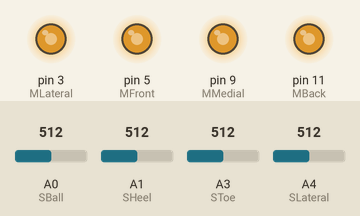
This sketch was run on a simulated Arduino Uno, built with avr-gcc and run on an emulated ATmega328P. Parts: output pins drawn as LEDs (lit = HIGH). Inputs (shaded band) come from the test bench; at power-on: A3 (SToe) = 512, A0 (SBall) = 512, A1 (SHeel) = 512, A4 (SLateral) = 512. What the sketch prints to the serial monitor is not drawn.

Above: at 1.2 s.
1.3 s: A3 (SToe) set to 716
At 1.7 s:
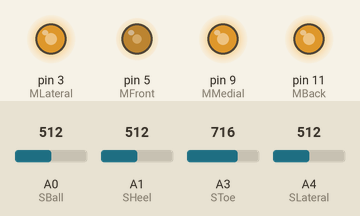
2.8 s: A0 (SBall) set to 716
At 4.0 s:
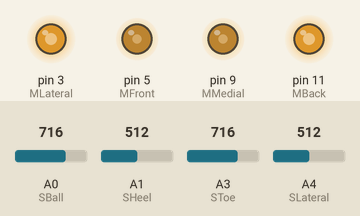
4.3 s: A1 (SHeel) set to 716
At 5.2 s:
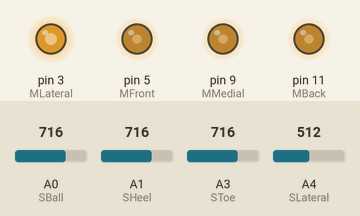
5.8 s: A4 (SLateral) set to 716
At 6.4 s:
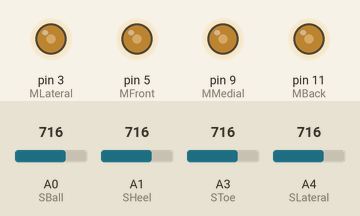
7.3 s: A3 (SToe) set to 992
At 8.5 s:
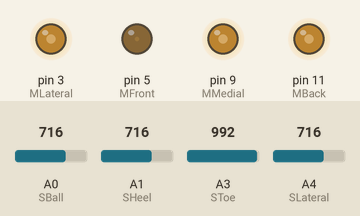
8.8 s: A0 (SBall) set to 992
At 9.8 s:
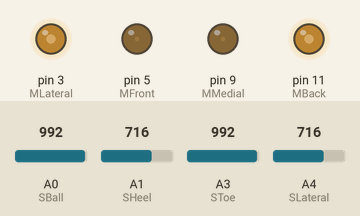
Timing chart, 0 to 11.3 s (numbered marks = the images above; inputs shaded):
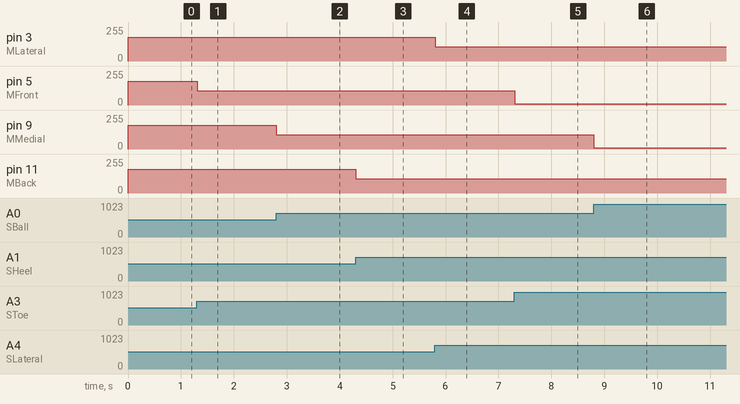

Measured:
- after the input at 1.3 s, pin 5 (MFront): 180/255 → 108/255 at once
- after the input at 2.8 s, pin 9 (MMedial): 180/255 → 108/255 at once
- after the input at 4.3 s, pin 11 (MBack): 180/255 → 108/255 at once
- after the input at 5.8 s, pin 3 (MLateral): 180/255 → 108/255 at once
- after the input at 7.3 s, pin 5 (MFront): 108/255 → 10/255 at once
- after the input at 8.8 s, pin 9 (MMedial): 108/255 → 10/255 at once

The sketch:

main.ino
```cpp
// pin variables
int SToe      = A3;
int SLateral  = A4;
int SBall     = A0;
int SHeel     = A1;
int MFront    = 5;     // MFront receives the feedback from SToe
int MLateral  = 3;     // MLateral receives the feedack from SLateral
int MMedial   = 9;    // MMedial receives the feedback from SBall
int MBack     = 11;    // MBack receives the feedback fromt SHeel

// calibration variables
int VToe      = 0;     // value of SToe
int VLateral  = 0;     // value of SLateral
int VBall     = 0;     // value of SBall
int VHeel     = 0;     // value of SHeel
int SMin      = 1023;  // minimum sensor value
int SMax      = 300;   // maximum sensor value

void setup() {
  Serial.begin(9600);
  pinMode(A0, INPUT);
  pinMode(A1, INPUT);
  pinMode(A3, INPUT);
  pinMode(A4, INPUT);
  pinMode(3,  OUTPUT);
  pinMode(5,  OUTPUT);
  pinMode(9,  OUTPUT);
  pinMode(11, OUTPUT);
}

void loop() {
  VToe = analogRead(SToe);
  VLateral = analogRead(SLateral);
  VBall = analogRead(SBall);
  VHeel = analogRead(SHeel);

  VToe = map(VToe, SMin, SMax, 0, 255);
  VLateral = map(VLateral, SMin, SMax, 0, 255);
  VBall = map(VBall, SMin, SMax, 0, 255);
  VHeel = map(VHeel, SMin, SMax, 0, 255);

  Serial.print(VToe);
  Serial. print('\n');

  analogWrite(MFront, VToe);
  analogWrite(MLateral, VLateral);
  analogWrite(MMedial, VBall);
  analogWrite(MBack, VHeel);

}
```
